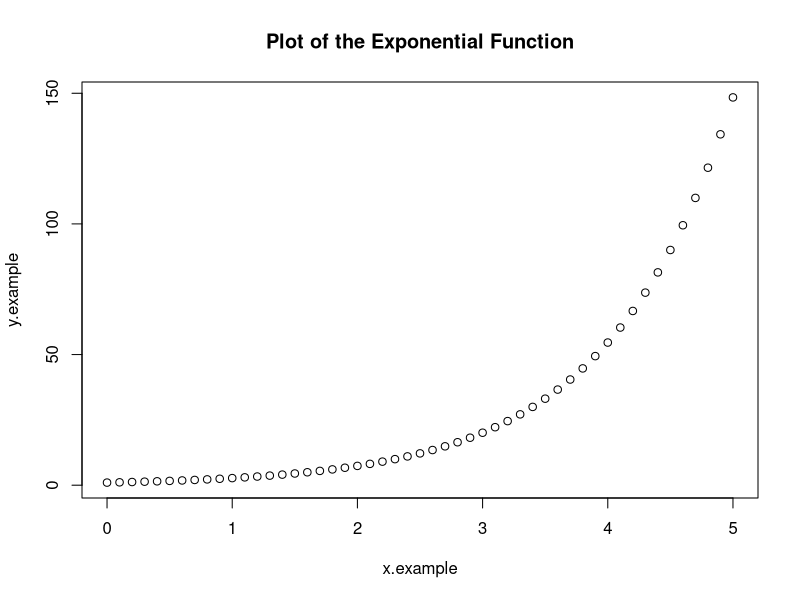
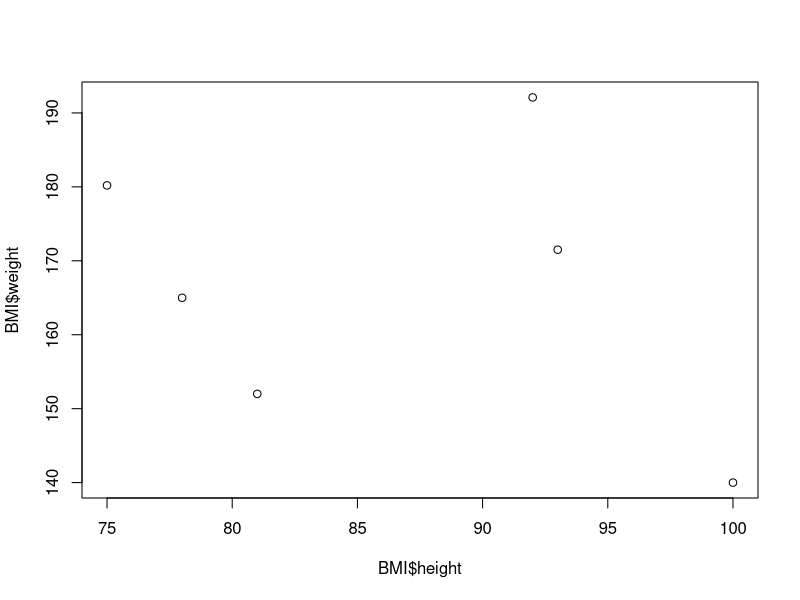
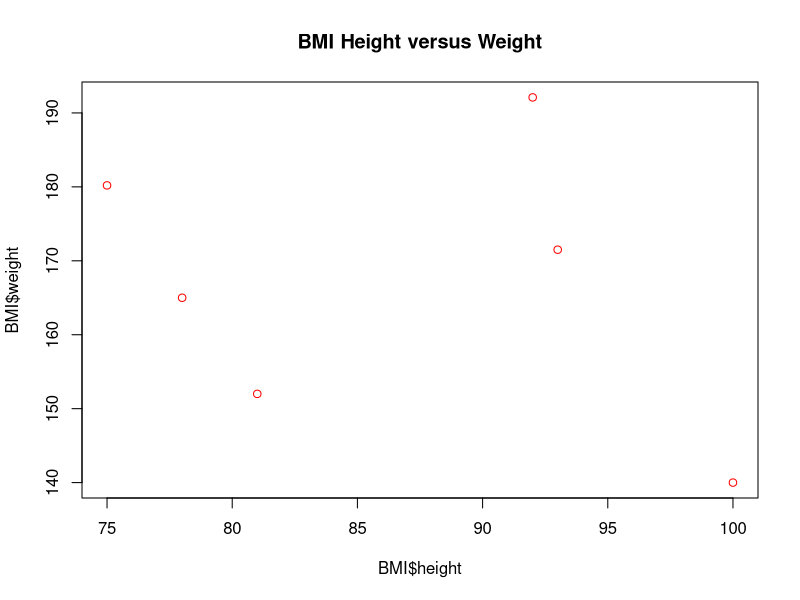
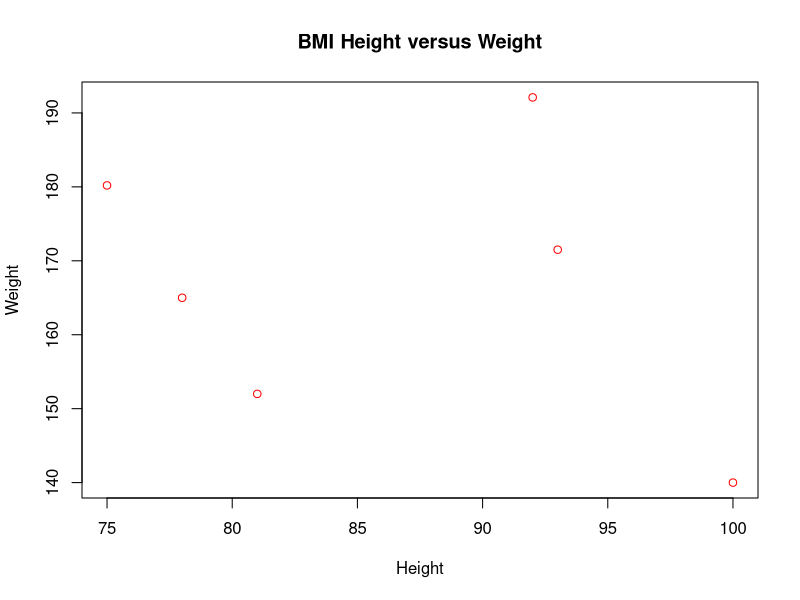

Source code (R) for these figures, in order:
## ---- chunk 1
2+3 ##add two numbers
2-3 ##subtract two numbers
2*3 ##multiply two numbers
2/3 ##divide two numbers
2^3 ## raise 2 to the third power
## ---- chunk 2
sin(10.0)
## ---- chunk 3
exp(2.0)
## ---- chunk 4
x=2
y=x+2
print(y)
## ---- chunk 5
x=2
y=x+2
print(y)
x=3;
print(y)
## ---- chunk 6
x<-2;
y<-x+2
print(y)
## ---- chunk 7
last.name<- "Hannay"
class(last.name)
age <- 22
class(age)
## ---- chunk 8
age.int <- as.integer(age)
class(age.int)
## ---- chunk 9
old<- age.int > 30;
print(old)
## ---- chunk 10
class(old)
## ---- chunk 11
a=2.8
(a>1) && (a<2)
## ---- chunk 12
a=1.6
(a>1) && (a<2)
## ---- chunk 13
a='apples'
(a=='apples') || (a=='oranges')
## ---- chunk 14
a='grapes'
(a=='apples') || (a=='oranges')
## ---- chunk 15
a='grapes'
!((a=='apples') || (a=='oranges'))
## ---- chunk 16
x<-c(1,2,3)
## ---- chunk 17
x+1 ##add one to each number in x
x^2 ##square each number in x
x>2 ## for each number in x, ask the question is x greater than 2? 
## ---- chunk 18
x[1]
## ---- chunk 19
x[3]
## ---- chunk 20
x[4]
## ---- chunk 21
length(x)
## ---- chunk 22
sum(x)
## ---- chunk 23
seq(0,10,1) ##created a vector with values going from 0 to 10 by 1
## ---- chunk 24
seq(0,1,0.1)
## ---- chunk 25
x.example<-seq(0,5,0.1) ##values from 0 to 5 every 0.1
y.example<-exp(x.example) ## the exponential of each value in the x vector
print(y.example)
## ---- chunk 26
plot(x.example, y.example, main='Plot of the Exponential Function', xlab='x.example', ylab='y.example')
## ---- chunk 27
y.example[y.example<=50.0]
## ---- chunk 28
## Create the data frame.
BMI <- 	data.frame(
   gender = c("Male", "Male","Female", "Male", "Female", "Female"), 
   height = c(81,93, 78,100,92,75),
   weight = c(152, 171.5, 165,140,192.1,180.2),
   Age = c(42,38,26,52,18,23)
)
print(BMI)
## ---- chunk 29
colnames(BMI)
## ---- chunk 30
dim(BMI)
## ---- chunk 31
BMI$Age ##get the Age vector from the dataframe named BMI
## ---- chunk 32
BMI$weight ##get a vector of the weights in the BMI data frame
## ---- chunk 33
BMI[2,3] ##Get the entry in the data frame in the second row, third column (weight of the second participant)
## ---- chunk 34
BMI$weight[2]
## ---- chunk 35
BMI[2,] ##Get all the data for the second participant in the study
## ---- chunk 36
BMI.FEMALE<-subset(BMI, BMI$gender=='Female')
print(BMI.FEMALE)
## ---- chunk 37
BMI.OLD <- subset(BMI, BMI$Age>30)
print(BMI.OLD)
## ---- chunk 38
BMI.YOUNG <- subset(BMI, BMI$Age<=30)
print(BMI.YOUNG)
## ---- chunk 39
plot(BMI$height, BMI$weight)
## ---- chunk 40
plot(BMI$height, BMI$weight, main='BMI Height versus Weight', col='red')
## ---- chunk 41
plot(BMI$height, BMI$weight, main='BMI Height versus Weight', col='red', xlab='Height', ylab='Weight')
